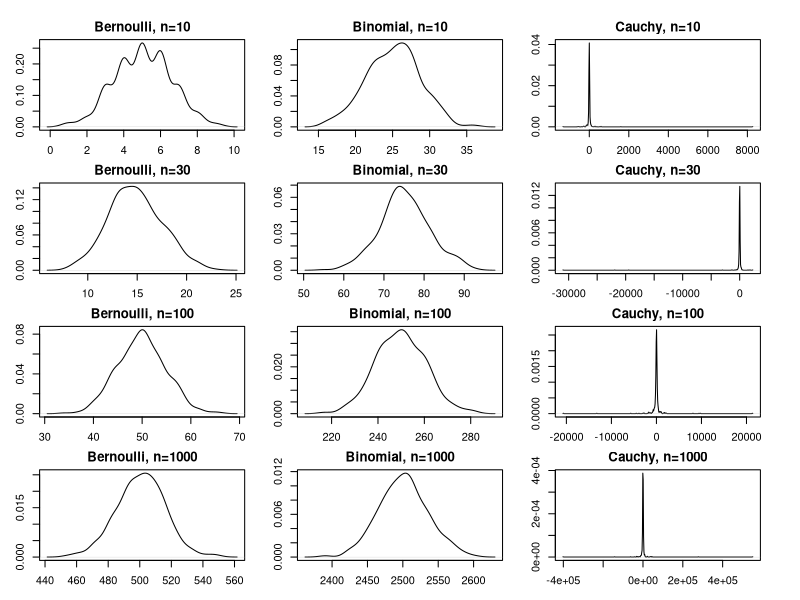

Here is the R script that generated this plot: (Note: this script raises an error after producing the figure.)
rm(list=ls())
## this should be on github now
#### QUESTION 2 ####

## three types of random variables: 
## Bernoulli, Binomial with five flips, and Cauchy
## repeat with n = 10, 30, 100, 1000

## plot settings: 
par(mfrow=c(4,3), oma=c(1,1,1,1),mar = c(rep(2,4)))
runs = 500
for (reps in c(10, 30, 100, 1000)){
  print(paste('number of reps:', reps))
  ## bernoulli: 
  bern_sums = numeric(runs)
  for (run in 1:runs){
    vals = rbinom(reps, 1, .5)
    bern_sums[run] = sum(vals)
  }
  plot(density(bern_sums), main = paste0('Bernoulli, n=',reps),xlab='',ylab='')
  
  ## binomial:
  binom_sums = numeric(runs)
  for(run in 1:runs){
    vals = rbinom(reps, 5, .5)
    binom_sums[run] = sum(vals)
  }
  plot(density(binom_sums), main = paste0('Binomial, n=',reps),xlab='',ylab='')
  
  ## cauchy:
  cauchy_sums = numeric(runs)
  for(run in 1:runs){
    vals = rcauchy(reps)
    cauchy_sums[run] = sum(vals)
  }
  plot(density(cauchy_sums), main = paste0('Cauchy, n=',reps),xlab='',ylab='')

}


#### QUESTION 3 ####

for(a in c(seq(0,100,10),100000)){
  print(paste('a:',a))
  mat = matrix(c(1,0,a,1),nrow=2,byrow=F)
  mat_inv = solve(mat)
  print(mat_inv)
  cat('\n')
}


#### QUESTION 4 ####

#a
X =  matrix(c(1,2,3,1),nrow=2,byrow=F)
Z = solve(X)
Z

#b
X =  matrix(c(1,2,-1,-2),nrow=2,byrow=F)
Z = solve(X)
#Error in solve.default(X) : 
#Lapack routine dgesv: system is exactly singular: U[2,2] = 0

#c
M = matrix(c(1,2,2,1,1,0),nrow=3,byrow=F)
N = matrix(c(0,2,1,3,1,4), nrow=2, byrow=F)
M%*%N

#f
A = matrix(c(1,2,3,1,0,0,0,1,0),nrow=3, byrow = F)
A
solve(A)%*%A
A%*%solve(A)
